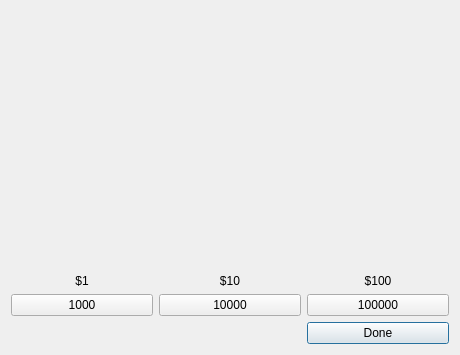
<?xml version="1.0" encoding="UTF-8"?>
<ui version="4.0">
 <class>CreditCardWindow</class>
 <widget class="QDialog" name="CreditCardWindow">
  <property name="geometry">
   <rect>
    <x>0</x>
    <y>0</y>
    <width>460</width>
    <height>355</height>
   </rect>
  </property>
  <property name="windowTitle">
   <string>Buy ZCoins</string>
  </property>
  <property name="styleSheet">
   <string notr="true">#CreditCardWindow
{
	background-image: url(:/assets/payme.jpg);
}</string>
  </property>
  <layout class="QGridLayout" name="gridLayout">
   <item row="0" column="1">
    <spacer name="verticalSpacer">
     <property name="orientation">
      <enum>Qt::Vertical</enum>
     </property>
     <property name="sizeHint" stdset="0">
      <size>
       <width>20</width>
       <height>257</height>
      </size>
     </property>
    </spacer>
   </item>
   <item row="1" column="0">
    <widget class="QLabel" name="tenDollarsLabel">
     <property name="text">
      <string>$1</string>
     </property>
     <property name="alignment">
      <set>Qt::AlignCenter</set>
     </property>
    </widget>
   </item>
   <item row="1" column="1">
    <widget class="QLabel" name="ninteenDollarLabel">
     <property name="text">
      <string>$10</string>
     </property>
     <property name="alignment">
      <set>Qt::AlignCenter</set>
     </property>
    </widget>
   </item>
   <item row="1" column="2">
    <widget class="QLabel" name="twentyDollarLabel">
     <property name="text">
      <string>$100</string>
     </property>
     <property name="alignment">
      <set>Qt::AlignCenter</set>
     </property>
    </widget>
   </item>
   <item row="2" column="0">
    <widget class="QPushButton" name="lowButton">
     <property name="text">
      <string>1000</string>
     </property>
    </widget>
   </item>
   <item row="2" column="1">
    <widget class="QPushButton" name="midButton">
     <property name="text">
      <string>10000</string>
     </property>
    </widget>
   </item>
   <item row="2" column="2">
    <widget class="QPushButton" name="highButton">
     <property name="text">
      <string>100000</string>
     </property>
    </widget>
   </item>
   <item row="3" column="2">
    <widget class="QPushButton" name="doneButton">
     <property name="text">
      <string>Done</string>
     </property>
     <property name="default">
      <bool>true</bool>
     </property>
    </widget>
   </item>
  </layout>
 </widget>
 <resources/>
 <connections/>
</ui>
